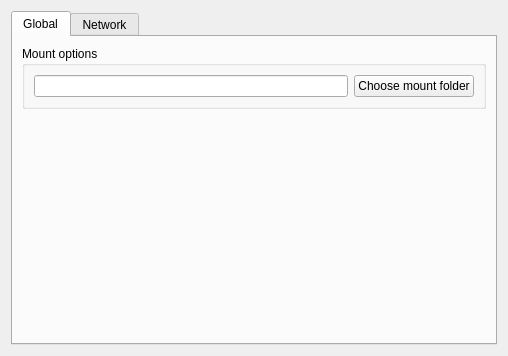
<?xml version="1.0" encoding="UTF-8"?>
<ui version="4.0">
 <class>SettingsWidget</class>
 <widget class="QWidget" name="SettingsWidget">
  <property name="geometry">
   <rect>
    <x>0</x>
    <y>0</y>
    <width>508</width>
    <height>356</height>
   </rect>
  </property>
  <property name="sizePolicy">
   <sizepolicy hsizetype="Preferred" vsizetype="Expanding">
    <horstretch>0</horstretch>
    <verstretch>0</verstretch>
   </sizepolicy>
  </property>
  <property name="windowTitle">
   <string>Form</string>
  </property>
  <layout class="QVBoxLayout" name="verticalLayout">
   <item>
    <widget class="QTabWidget" name="tab_settings">
     <property name="currentIndex">
      <number>0</number>
     </property>
     <widget class="QWidget" name="tab_app">
      <attribute name="icon">
       <iconset>
        <normaloff>:/icons/images/icons/settings.png</normaloff>:/icons/images/icons/settings.png</iconset>
      </attribute>
      <attribute name="title">
       <string>Global</string>
      </attribute>
      <layout class="QVBoxLayout" name="verticalLayout_2">
       <item>
        <widget class="QGroupBox" name="groupBox">
         <property name="sizePolicy">
          <sizepolicy hsizetype="Preferred" vsizetype="Minimum">
           <horstretch>0</horstretch>
           <verstretch>0</verstretch>
          </sizepolicy>
         </property>
         <property name="title">
          <string>Mount options</string>
         </property>
         <layout class="QVBoxLayout" name="verticalLayout_3">
          <item>
           <layout class="QHBoxLayout" name="horizontalLayout">
            <item>
             <widget class="QLineEdit" name="line_edit_mountpoint">
              <property name="readOnly">
               <bool>true</bool>
              </property>
             </widget>
            </item>
            <item>
             <widget class="QPushButton" name="button_choose_mountpoint">
              <property name="text">
               <string>Choose mount folder</string>
              </property>
             </widget>
            </item>
           </layout>
          </item>
         </layout>
        </widget>
       </item>
       <item>
        <spacer name="verticalSpacer">
         <property name="orientation">
          <enum>Qt::Vertical</enum>
         </property>
         <property name="sizeHint" stdset="0">
          <size>
           <width>20</width>
           <height>40</height>
          </size>
         </property>
        </spacer>
       </item>
      </layout>
     </widget>
     <widget class="QWidget" name="tab_network">
      <attribute name="icon">
       <iconset>
        <normaloff>:/icons/images/icons/cloud.png</normaloff>:/icons/images/icons/cloud.png</iconset>
      </attribute>
      <attribute name="title">
       <string>Network</string>
      </attribute>
     </widget>
    </widget>
   </item>
  </layout>
 </widget>
 <resources/>
 <connections/>
</ui>
